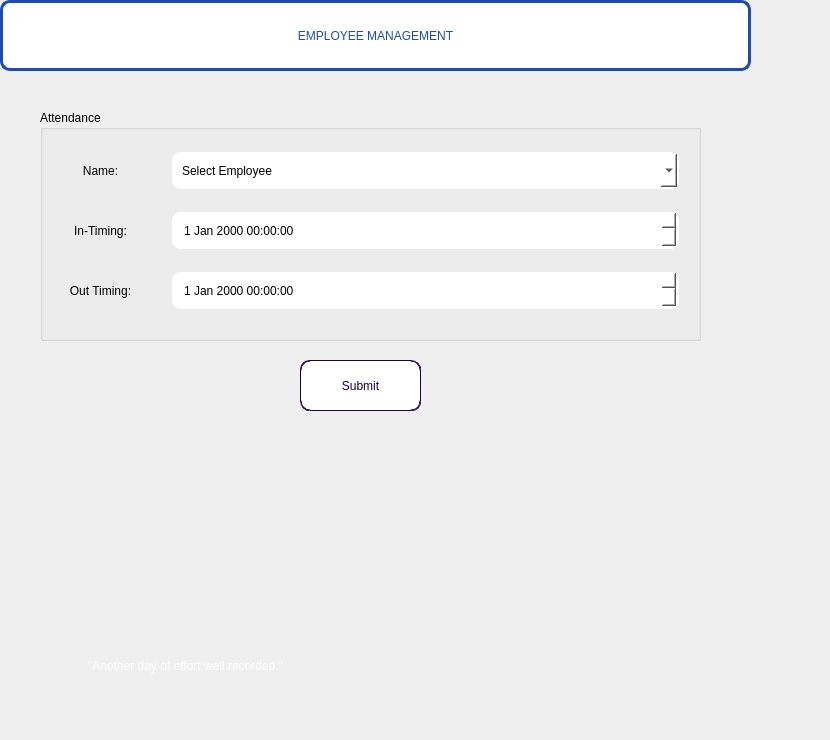
    <widget class="QWidget" name="pageAttendance">
     <widget class="QLabel" name="l_title_4">
      <property name="geometry">
       <rect>
        <x>0</x>
        <y>0</y>
        <width>751</width>
        <height>71</height>
       </rect>
      </property>
      <property name="styleSheet">
       <string notr="true">color: rgb(30, 74, 178);
font: 25pt &quot;Arial Rounded MT Bold&quot;;
font: 25pt &quot;Times New Roman&quot;;
background-color: rgb(255, 255, 255);
border: 3px solid rgb(30, 74, 178);
border-radius: 10px;</string>
      </property>
      <property name="text">
       <string>EMPLOYEE MANAGEMENT</string>
      </property>
      <property name="alignment">
       <set>Qt::AlignCenter</set>
      </property>
     </widget>
     <widget class="QPushButton" name="btnSubmit">
      <property name="geometry">
       <rect>
        <x>300</x>
        <y>360</y>
        <width>121</width>
        <height>51</height>
       </rect>
      </property>
      <property name="styleSheet">
       <string notr="true">font: 12pt &quot;MS Shell Dlg 2&quot;;
border: 1px groove rgb(27, 1, 62);
border-radius: 10px;
background-color: rgb(255, 255, 255);
color:rgb(27, 1, 62);



</string>
      </property>
      <property name="text">
       <string>Submit</string>
      </property>
     </widget>
     <widget class="QGroupBox" name="groupBox_2">
      <property name="geometry">
       <rect>
        <x>40</x>
        <y>110</y>
        <width>661</width>
        <height>231</height>
       </rect>
      </property>
      <property name="styleSheet">
       <string notr="true">font: 12pt &quot;MS Shell Dlg 2 Bold&quot;;</string>
      </property>
      <property name="title">
       <string>Attendance</string>
      </property>
      <widget class="QLabel" name="label_26">
       <property name="geometry">
        <rect>
         <x>10</x>
         <y>100</y>
         <width>101</width>
         <height>41</height>
        </rect>
       </property>
       <property name="styleSheet">
        <string notr="true">font: 10pt &quot;Arial Rounded MT Bold&quot;;</string>
       </property>
       <property name="text">
        <string>In-Timing:</string>
       </property>
       <property name="alignment">
        <set>Qt::AlignCenter</set>
       </property>
      </widget>
      <widget class="QLabel" name="label_27">
       <property name="geometry">
        <rect>
         <x>10</x>
         <y>160</y>
         <width>101</width>
         <height>41</height>
        </rect>
       </property>
       <property name="styleSheet">
        <string notr="true">font: 10pt &quot;Arial Rounded MT Bold&quot;;</string>
       </property>
       <property name="text">
        <string>Out Timing:</string>
       </property>
       <property name="alignment">
        <set>Qt::AlignCenter</set>
       </property>
      </widget>
      <widget class="QDateTimeEdit" name="inDatetime">
       <property name="geometry">
        <rect>
         <x>130</x>
         <y>100</y>
         <width>511</width>
         <height>41</height>
        </rect>
       </property>
       <property name="styleSheet">
        <string notr="true">background-color: rgb(255, 255, 255);
margin: 2px;
padding: 10px;
border-radius: 9px;
</string>
       </property>
      </widget>
      <widget class="QDateTimeEdit" name="outDatetime">
       <property name="geometry">
        <rect>
         <x>130</x>
         <y>160</y>
         <width>511</width>
         <height>41</height>
        </rect>
       </property>
       <property name="styleSheet">
        <string notr="true">background-color: rgb(255, 255, 255);
margin: 2px;
padding: 10px;
border-radius: 9px;
</string>
       </property>
      </widget>
      <widget class="QComboBox" name="cmbEmployeeName">
       <property name="geometry">
        <rect>
         <x>130</x>
         <y>40</y>
         <width>511</width>
         <height>41</height>
        </rect>
       </property>
       <property name="styleSheet">
        <string notr="true">background-color: rgb(255, 255, 255);
margin: 2px;
padding: 10px;
border-radius: 9px;
</string>
       </property>
       <item>
        <property name="text">
         <string>Select Employee</string>
        </property>
       </item>
      </widget>
      <widget class="QLabel" name="label_28">
       <property name="geometry">
        <rect>
         <x>10</x>
         <y>40</y>
         <width>101</width>
         <height>41</height>
        </rect>
       </property>
       <property name="styleSheet">
        <string notr="true">font: 10pt &quot;Arial Rounded MT Bold&quot;;</string>
       </property>
       <property name="text">
        <string>Name:</string>
       </property>
       <property name="alignment">
        <set>Qt::AlignCenter</set>
       </property>
      </widget>
     </widget>
     <widget class="QLabel" name="label_19">
      <property name="geometry">
       <rect>
        <x>-70</x>
        <y>350</y>
        <width>821</width>
        <height>381</height>
       </rect>
      </property>
      <property name="text">
       <string/>
      </property>
      <property name="pixmap">
       <pixmap>../../OneDrive/Desktop/tempattendance.png</pixmap>
      </property>
      <property name="scaledContents">
       <bool>true</bool>
      </property>
     </widget>
     <widget class="QLabel" name="label_23">
      <property name="geometry">
       <rect>
        <x>0</x>
        <y>650</y>
        <width>371</width>
        <height>31</height>
       </rect>
      </property>
      <property name="styleSheet">
       <string notr="true">color:  rgb(255, 255, 255);
font: 75 italic 11pt &quot;Arial Bold&quot;;</string>
      </property>
      <property name="text">
       <string>&quot;Another day of effort well recorded.&quot;</string>
      </property>
      <property name="alignment">
       <set>Qt::AlignCenter</set>
      </property>
     </widget>
     <zorder>label_19</zorder>
     <zorder>l_title_4</zorder>
     <zorder>btnSubmit</zorder>
     <zorder>groupBox_2</zorder>
     <zorder>label_23</zorder>
    </widget>
